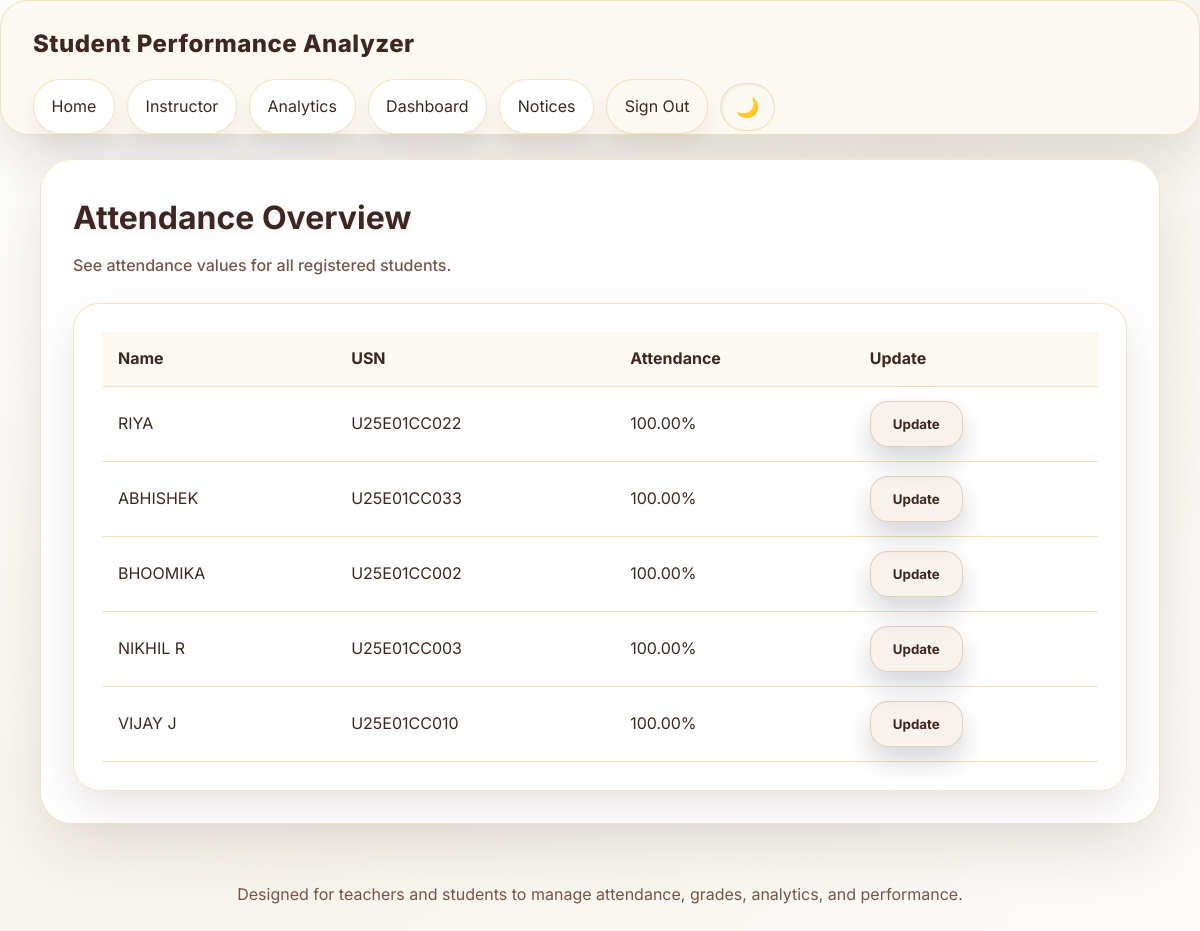
Page /student_attendance (signed in) on the committed database.
### app.py (models this page shows, shortened)
class Student(db.Model):
    id = db.Column(db.Integer, primary_key=True)
    name = db.Column(db.String(100), nullable=False)
    usn = db.Column(db.String(20), unique=True, nullable=False)
    department = db.Column(db.String(50))
    middle_name = db.Column(db.String(100))
    last_name = db.Column(db.String(100))
    address = db.Column(db.String(255))
    dob = db.Column(db.String(20))
    parent_name = db.Column(db.String(150))
    parent_contact = db.Column(db.String(30))
    blood_group = db.Column(db.String(10))
    phone_number = db.Column(db.String(30))
    linkedin = db.Column(db.String(255))
    image_filename = db.Column(db.String(255))
    attendance = db.Column(db.Float, default=0.0)
    python = db.Column(db.Float, default=0.0)
    dbms = db.Column(db.Float, default=0.0)
    dsa = db.Column(db.Float, default=0.0)
    maths = db.Column(db.Float, default=0.0)
    fcn = db.Column(db.Float, default=0.0)
    email = db.Column(db.String(120))
    parent_email = db.Column(db.String(120))
    password_hash = db.Column(db.String(256))
    is_active = db.Column(db.Boolean, default=True)
    created_at = db.Column(db.DateTime, default=datetime.now)
    updated_at = db.Column(db.DateTime, default=datetime.now, onupdate=datetime.now)
    @hybrid_property
    def marks(self):
        return self.average_marks()

### app.py (the view)
@app.route('/student_attendance')
@login_required(role='teacher')
def student_attendance():
    students = Student.query.filter_by(is_active=True).all()
    return render_template('student_attendance.html', students=students)

### app.py (called while the page is built)
@app.before_request
def csrf_protect():
    if request.method in ('POST', 'PUT', 'DELETE', 'PATCH'):
        if request.is_json:
            return
        token = session.get('_csrf_token', None)
        form_token = request.form.get('_csrf_token', None)
        if not token or token != form_token:
            abort(403)

@app.context_processor
def inject_csrf():
    return {'csrf_token': generate_csrf_token}

@app.before_request
def manage_session():
    session.permanent = True
    session.modified = True

def login_required(role=None):
    def decorator(f):
        @wraps(f)
        def wrapped(*args, **kwargs):
            if 'role' not in session:
                flash('Please log in to access that page.', 'warning')
                return redirect(url_for('home'))
            if role and session.get('role') != role:
                flash('Access denied.', 'danger')
                return redirect(url_for('home'))
            return f(*args, **kwargs)
        return wrapped
    return decorator

@app.context_processor
def inject_user():
    return {
        'user_role': session.get('role'),
        'student_id': session.get('student_id')
    }

### templates/student_attendance.html (shortened to what this page needs)
{% extends 'base.html' %}
{% block content %}
<div class="page-header">
    <h1 class="page-title">Attendance Overview</h1>
    <p class="page-subtitle">See attendance values for all registered students.</p>
</div>
<div class="table-card">
    <table>
        <thead>
            <tr>
                <th>Name</th>
                <th>USN</th>
                <th>Attendance</th>
                <th>Update</th>
            </tr>
        </thead>
        <tbody>
            {% for s in students %}
            <tr>
                <td>{{ s.name }}</td>
                <td>{{ s.usn }}</td>
                <td>{{ "%.2f"|format(s.attendance) }}%</td>
                <td><a href="{{ url_for('update_attendance', id=s.id) }}"><button type="button" class="secondary">Update</button></a></td>
            </tr>
            {% endfor %}
        </tbody>
    </table>
</div>
{% endblock %}

### static/style.css (style rules this page uses)
:root { --bg: #fcfbf9; --surface: #ffffff; --surface-strong: #ffffff; --surface-soft: #fcf9f2; --border: rgba(197, 160, 23, 0.25); --text: #3E2723; --muted: #795548; --accent: #C5A017; --accent-strong: #a6840f; --danger: #dc2626; --bg-gradient-from: #ffffff; --bg-gradient-to: #f8f5ee; }
* { box-sizing: border-box; margin: 0; padding: 0; font-family: 'Inter', 'Segoe UI', sans-serif; }
html, body { min-height: 100%; background: radial-gradient(circle at top left, var(--bg-gradient-from) 0%, var(--bg-gradient-to) 60%, var(--bg) 100%); color: var(--text); overflow-x: hidden; }
body { line-height: 1.6; background-attachment: fixed; }
a { color: inherit; text-decoration: none; }
.page-header { margin-bottom: 24px; }
.page-title { font-size: clamp(2rem, 2.4vw, 2.6rem); margin-bottom: 8px; color: var(--text); text-shadow: 0 2px 10px rgba(15, 23, 42, 0.08); }
.page-subtitle { color: var(--muted); max-width: 820px; line-height: 1.75; font-weight: 500; }
.form-card, .card, .table-card { background: var(--surface); border: 1px solid var(--border); border-radius: 26px; padding: 28px; backdrop-filter: blur(16px); box-shadow: 0 16px 40px rgba(62, 39, 35, 0.12); }
button, .btn { cursor: pointer; border: none; border-radius: 18px; padding: 14px 22px; background: linear-gradient(135deg, var(--accent), var(--accent-strong)); color: #fff; font-weight: 700; transition: transform 0.18s ease, filter 0.18s ease, box-shadow 0.18s ease; box-shadow: 0 14px 28px rgba(15, 23, 42, 0.18); }
button.secondary, .btn.secondary { background: rgba(210, 180, 150, 0.18); color: var(--text); border: 1px solid rgba(197, 165, 130, 0.45); }
.table-card table { width: 100%; border-collapse: collapse; min-width: 680px; }
.table-card th, .table-card td { padding: 14px 16px; text-align: left; border-bottom: 1px solid rgba(212, 175, 55, 0.35); }
.table-card th { color: var(--text); font-weight: 700; background: var(--surface-soft); }
.table-card tbody tr:nth-child(even) { background: transparent; }
.table-card tbody tr:nth-child(odd) { background: transparent; }

### rows in the picture
Student: name "RIYA", usn "U25E01CC022", attendance "100.00"
Student: name "ABHISHEK", usn "U25E01CC033", attendance "100.00"
Student: name "BHOOMIKA", usn "U25E01CC002", attendance "100.00"
Student: name "NIKHIL R", usn "U25E01CC003", attendance "100.00"
Student: name "VIJAY J", usn "U25E01CC010", attendance "100.00"
